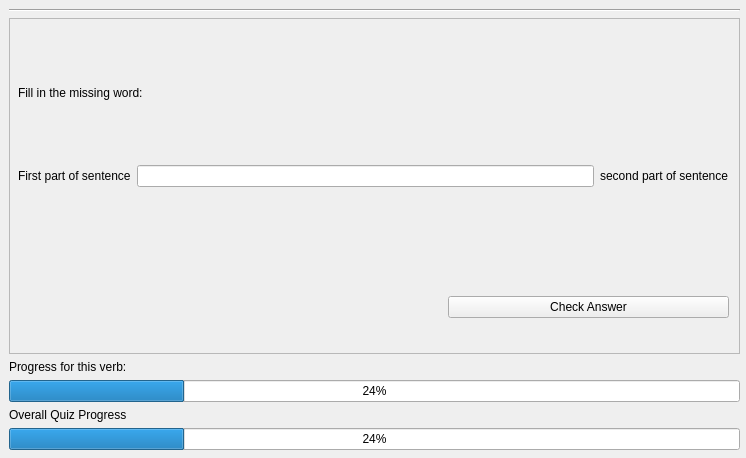
<?xml version="1.0" encoding="UTF-8"?>
<ui version="4.0">
 <class>QrusKeyVerbQuizWindow</class>
 <widget class="QWidget" name="QrusKeyVerbQuizWindow">
  <property name="geometry">
   <rect>
    <x>0</x>
    <y>0</y>
    <width>746</width>
    <height>458</height>
   </rect>
  </property>
  <property name="windowTitle">
   <string>RusKey Verb Quiz</string>
  </property>
  <widget class="QWidget" name="gridLayoutWidget">
   <property name="geometry">
    <rect>
     <x>9</x>
     <y>9</y>
     <width>731</width>
     <height>441</height>
    </rect>
   </property>
   <layout class="QGridLayout" name="gridLayout">
    <item row="5" column="0">
     <widget class="QProgressBar" name="progressBar_2">
      <property name="value">
       <number>24</number>
      </property>
     </widget>
    </item>
    <item row="2" column="0">
     <widget class="QLabel" name="label">
      <property name="sizePolicy">
       <sizepolicy hsizetype="Preferred" vsizetype="Fixed">
        <horstretch>0</horstretch>
        <verstretch>0</verstretch>
       </sizepolicy>
      </property>
      <property name="text">
       <string>Progress for this verb:</string>
      </property>
     </widget>
    </item>
    <item row="4" column="0">
     <widget class="QLabel" name="label_2">
      <property name="sizePolicy">
       <sizepolicy hsizetype="Preferred" vsizetype="Fixed">
        <horstretch>0</horstretch>
        <verstretch>0</verstretch>
       </sizepolicy>
      </property>
      <property name="text">
       <string>Overall Quiz Progress</string>
      </property>
     </widget>
    </item>
    <item row="0" column="0">
     <widget class="Line" name="line">
      <property name="orientation">
       <enum>Qt::Horizontal</enum>
      </property>
     </widget>
    </item>
    <item row="3" column="0">
     <widget class="QProgressBar" name="progressBar">
      <property name="value">
       <number>24</number>
      </property>
     </widget>
    </item>
    <item row="1" column="0">
     <widget class="QFrame" name="frame">
      <property name="frameShape">
       <enum>QFrame::StyledPanel</enum>
      </property>
      <property name="frameShadow">
       <enum>QFrame::Raised</enum>
      </property>
      <widget class="QWidget" name="gridLayoutWidget_2">
       <property name="geometry">
        <rect>
         <x>9</x>
         <y>9</y>
         <width>711</width>
         <height>221</height>
        </rect>
       </property>
       <layout class="QGridLayout" name="gridLayout_2">
        <item row="1" column="2">
         <widget class="QLineEdit" name="lineEdit"/>
        </item>
        <item row="1" column="1">
         <widget class="QLabel" name="label_3">
          <property name="text">
           <string>First part of sentence</string>
          </property>
         </widget>
        </item>
        <item row="1" column="3">
         <widget class="QLabel" name="label_5">
          <property name="text">
           <string>second part of sentence</string>
          </property>
         </widget>
        </item>
        <item row="0" column="1" colspan="3">
         <widget class="QLabel" name="label_4">
          <property name="sizePolicy">
           <sizepolicy hsizetype="Preferred" vsizetype="Fixed">
            <horstretch>0</horstretch>
            <verstretch>0</verstretch>
           </sizepolicy>
          </property>
          <property name="text">
           <string>Fill in the missing word:</string>
          </property>
         </widget>
        </item>
       </layout>
      </widget>
      <widget class="QWidget" name="gridLayoutWidget_3">
       <property name="geometry">
        <rect>
         <x>439</x>
         <y>259</y>
         <width>281</width>
         <height>61</height>
        </rect>
       </property>
       <layout class="QGridLayout" name="gridLayout_3">
        <item row="0" column="0">
         <widget class="QPushButton" name="pushButton">
          <property name="text">
           <string>Check Answer</string>
          </property>
         </widget>
        </item>
       </layout>
      </widget>
     </widget>
    </item>
   </layout>
  </widget>
 </widget>
 <resources/>
 <connections/>
</ui>
